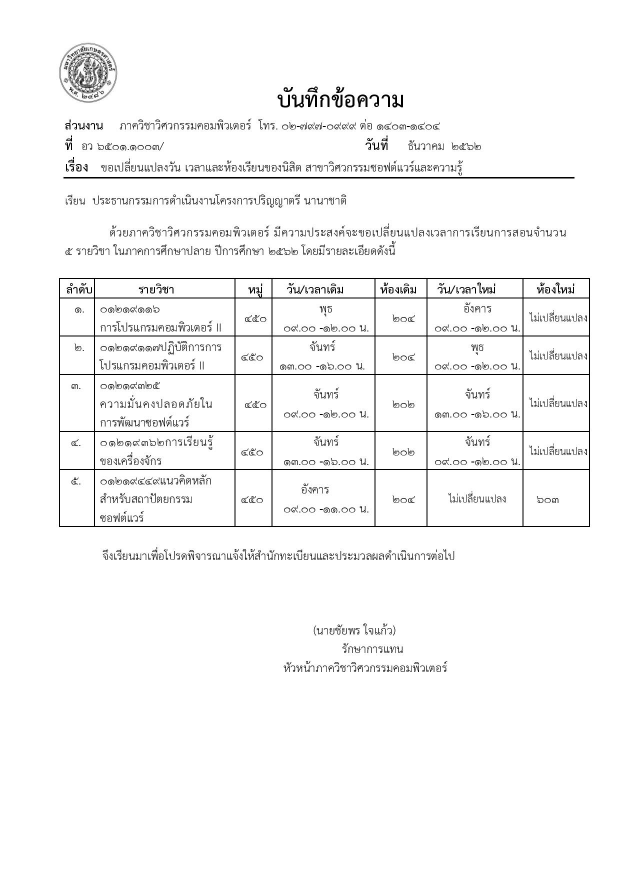
#> input picture massure/Doc/jpg/real01-01.jpg, 1240 x 1754 px (shown at 1/2 size); its folder holds only this picture in this run
$ python tesseract.py
#> lines starting #> are read from the running program, lines starting #| are printed output that depends on the picture; after the words box and inside, x2 and y2 are one past the last pixel; in counts of white or black regions, pixels touching at a corner belong together
#!/usr/bin/env python
# -*- coding: utf-8 -*-

import cv2
import pytesseract
import os

pytesseract.pytesseract.tesseract_cmd = 'C:\\Program Files\\Tesseract-OCR\\tesseract.exe'

def createFileList(myDir, format='.jpg'):
#> called with myDir = 'D:\\iris_project\\massure\\Doc\\jpg', format = '.jpg'
    fileList = []
    print(myDir)
    for root, dirs, files in os.walk(myDir, topdown=False):
        for name in files:
            if name.endswith(format):
                fullName = os.path.join(root, name)
                fileList.append(fullName)
    fileList.sort()
    return fileList

dir_path = 'D:\\iris_project\\massure\\Doc\\jpg'
fileList = createFileList(dir_path)
length = len(dir_path)
for files in fileList:
    print(files)
    name = files[length:]
    txtname = name[:-4]
    img = cv2.imread(files)
#> img is the input picture: shape (1754, 1240, 3); min 0, max 255, mean 246.4


    gray = cv2.cvtColor(img, cv2.COLOR_BGR2GRAY)

    ret, thresh1 = cv2.threshold(gray, 0, 255, cv2.THRESH_OTSU | cv2.THRESH_BINARY_INV)
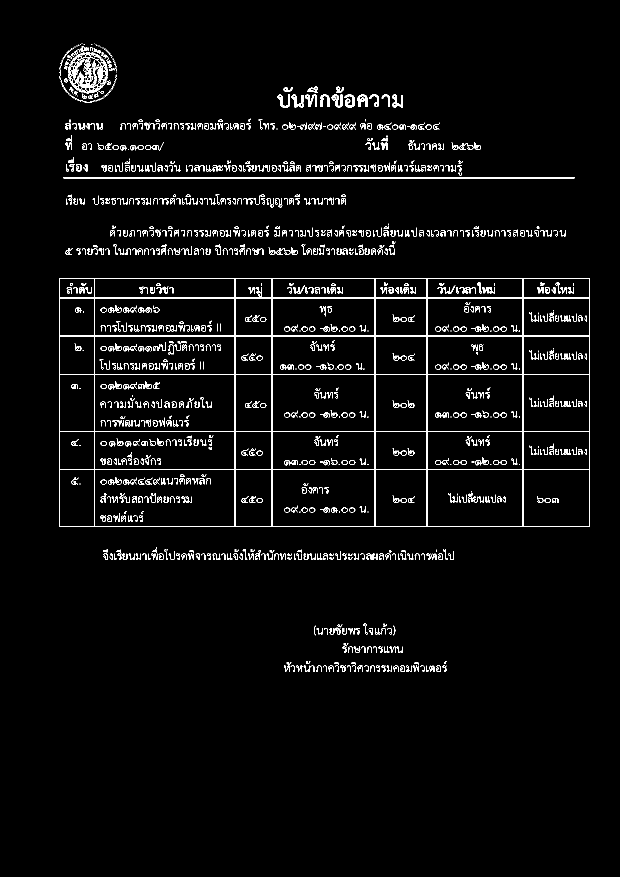
#> thresh1: shape (1754, 1240) (shown at 1/2 size); 3.5% white in thin lines or dots, all inside (x1, y1, x2, y2) = (118, 87, 1180, 1344)
#> ret = 147
    rect_kernel = cv2.getStructuringElement(cv2.MORPH_RECT, (80, 20))
    dilation = cv2.dilate(thresh1, rect_kernel, iterations = 1)
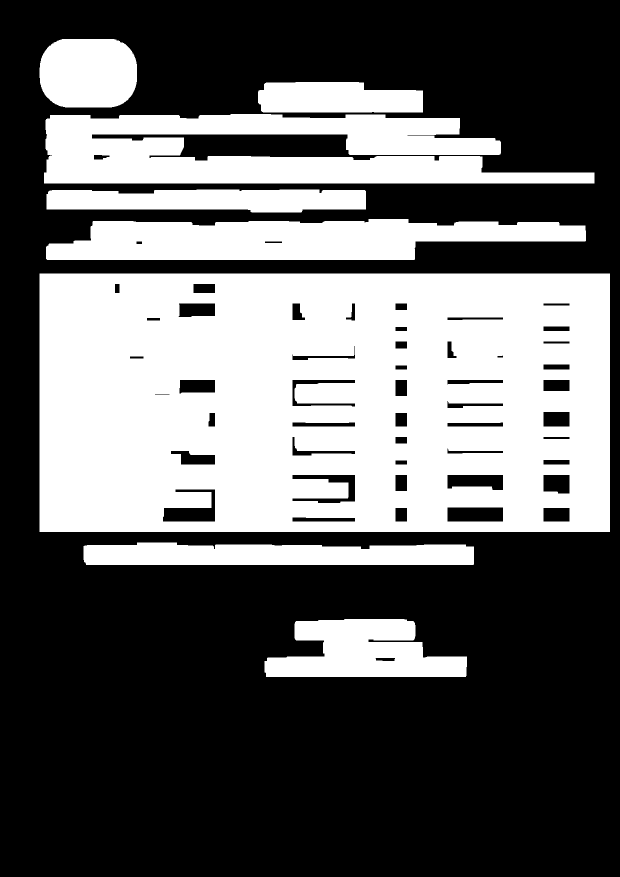
#> dilation: shape (1754, 1240) (shown at 1/2 size); 39% white; 8 white regions


    contours, hierarchy = cv2.findContours(dilation, cv2.RETR_EXTERNAL,cv2.CHAIN_APPROX_NONE)
#> contours = 8 contours; box (x1, y1, x2, y2) and area: (79, 547, 1220, 1064) 588240, (88, 228, 1189, 367) 101596, (92, 438, 1172, 520) 64287, (529, 1238, 934, 1354) 31771, (167, 1085, 948, 1130) 30368, (93, 379, 732, 425) 24342, (79, 78, 274, 215) 23524, (516, 164, 846, 225) 17456

    im2 = img.copy()

    file = open("D:\\iris_project\\massure\\Doc\\resultxt3\\{}.txt".format(txtname), "w+",encoding ="utf-8")
    file.write("")
    file.close()

    contours.reverse()

    custom_config = r'--oem 1 -l tha+eng --psm 6'

    for cnt in contours:
        area = cv2.contourArea(cnt)
        if area > 7880:
            x, y, w, h = cv2.boundingRect(cnt)

            rect = cv2.rectangle(im2, (x, y), (x + w, y + h), (0, 255, 0), 2)

            cropped = im2[y:y + h, x:x + w]

            file = open("D:\\iris_project\\massure\\Doc\\resultxt3\\{}.txt".format(txtname), "a",encoding ="utf-8")

#> (the run stopped early here; a loop or call above may not have finished)

$ run again, on massure/Doc/jpg/real01-05.jpg
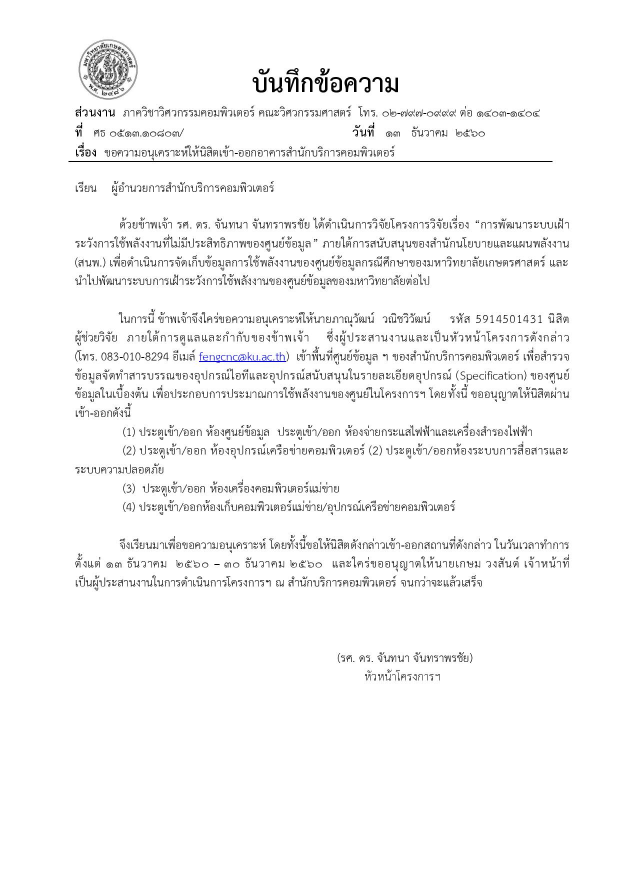
#> input picture massure/Doc/jpg/real01-05.jpg, 1240 x 1754 px (shown at 1/2 size)
#> img is the input picture: shape (1754, 1240, 3); mean B, G, R 246.5, 246.5, 246.5
#> `ret, thresh1 = cv2.threshold(gray, 0, 255, cv2.THRESH_OTSU | cv2.THRES..`:
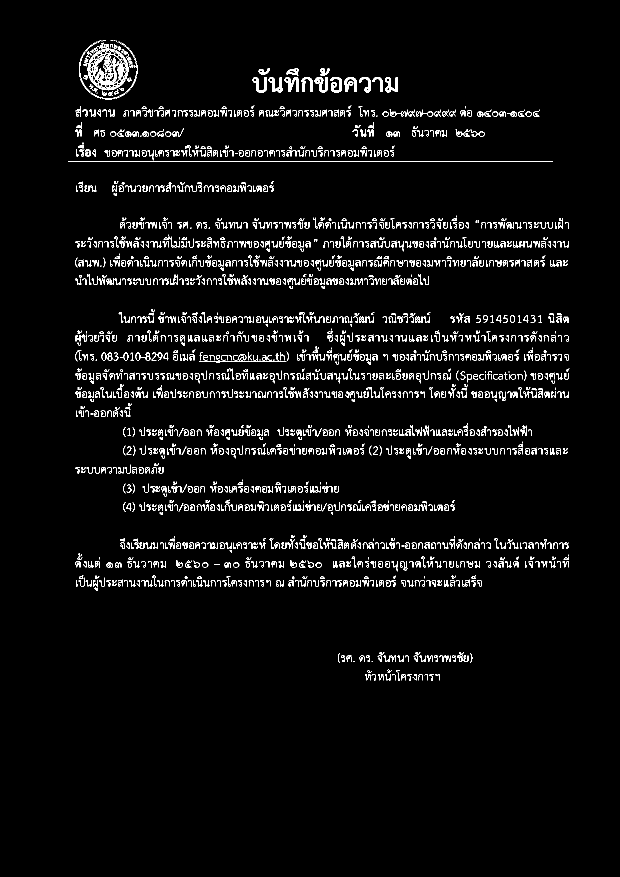
#> thresh1: shape (1754, 1240) (shown at 1/2 size); 3.7% white in thin lines or dots, all inside (x1, y1, x2, y2) = (137, 80, 1139, 1361)
#> ret = 157
#> dilation: shape (1754, 1240); 36.2% white; 7 white regions
#> contours = 7 contours; box (x1, y1, x2, y2) and area: (111, 609, 1179, 1040) 335545, (111, 422, 1178, 588) 147846, (98, 71, 1145, 334) 137745, (112, 1061, 1177, 1191) 112770, (466, 127, 836, 195) 21762, (637, 1295, 985, 1371) 21134, (113, 353, 588, 402) 18958

$ run again, on massure/Doc/jpg/real01-06.jpg
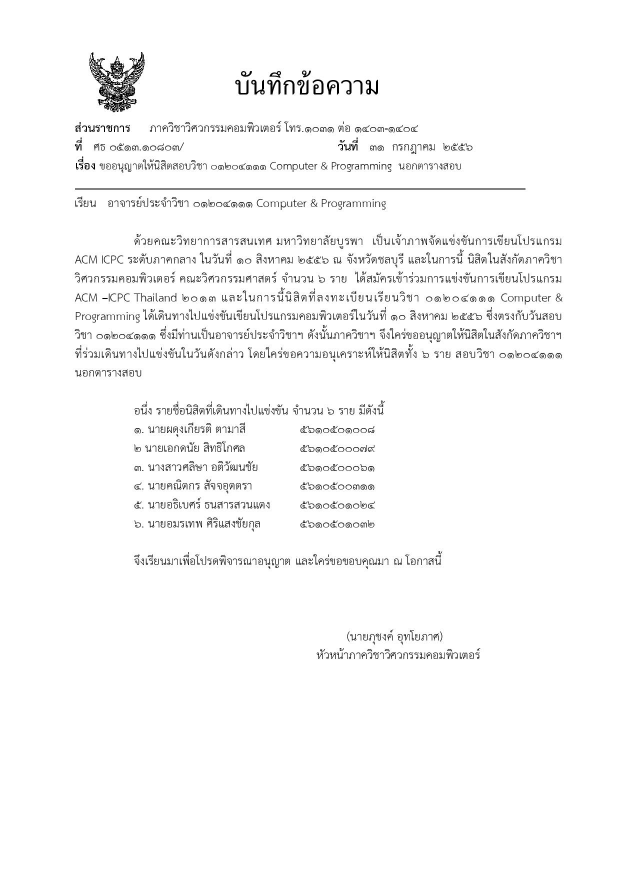
#> input picture massure/Doc/jpg/real01-06.jpg, 1240 x 1754 px (shown at 1/2 size)
#> img is the input picture: shape (1754, 1240, 3); min 0, max 255, mean 248.3
#> `ret, thresh1 = cv2.threshold(gray, 0, 255, cv2.THRESH_OTSU | cv2.THRES..`:
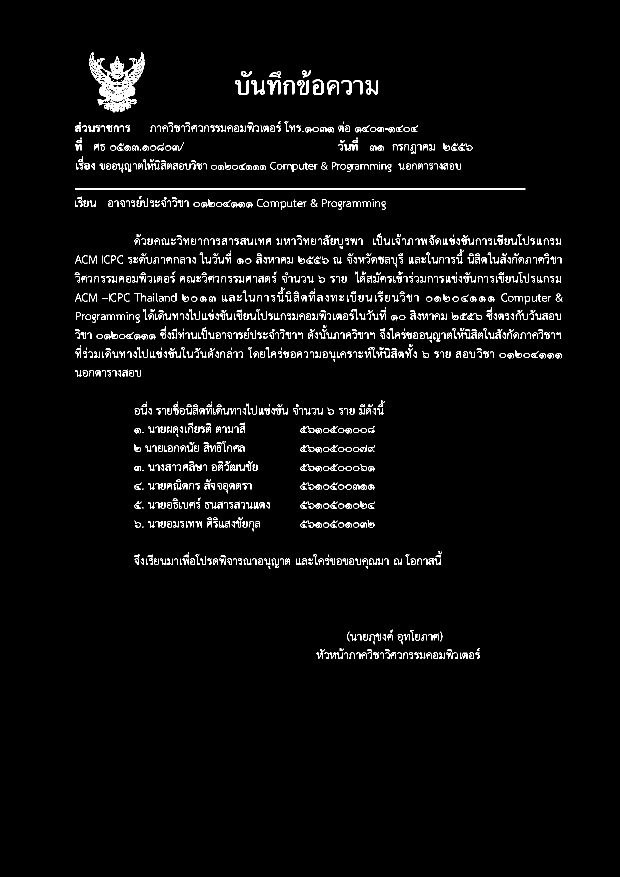
#> thresh1: shape (1754, 1240) (shown at 1/2 size); 2.9% white in thin lines or dots, all inside (x1, y1, x2, y2) = (149, 104, 1125, 1318)
#> ret = 155
#> dilation: shape (1754, 1240); 29.4% white; 13 white regions
#> contours = 13 contours; largest, box (x1, y1, x2, y2) and area: (110, 458, 1165, 734) 266676, (111, 95, 985, 356) 114804, (229, 792, 809, 1073) 97920, (111, 368, 1091, 430) 45346, (229, 1093, 924, 1148) 27993

$ run again, on massure/Doc/jpg/real01-07.jpg
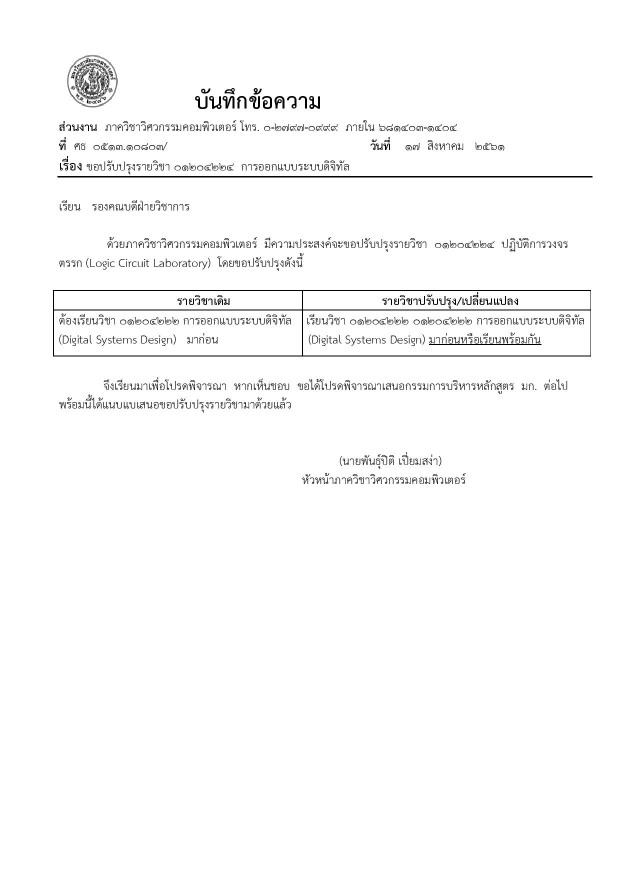
#> input picture massure/Doc/jpg/real01-07.jpg, 1240 x 1754 px (shown at 1/2 size)
#> img is the input picture: shape (1754, 1240, 3); min 0, max 255, mean 249.8
#> `ret, thresh1 = cv2.threshold(gray, 0, 255, cv2.THRESH_OTSU | cv2.THRES..`:
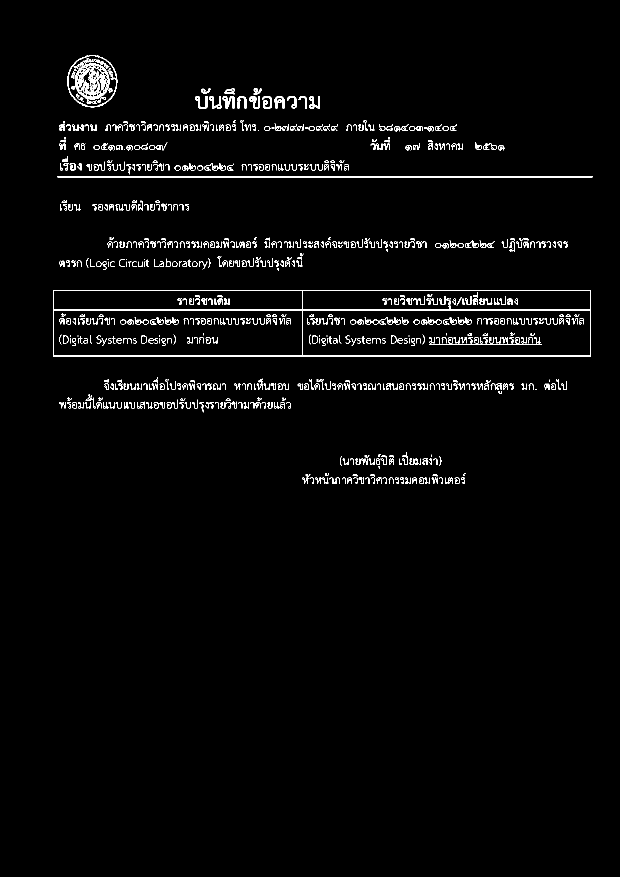
#> thresh1: shape (1754, 1240) (shown at 1/2 size); 2.2% white in thin lines or dots, all inside (x1, y1, x2, y2) = (106, 110, 1185, 968)
#> ret = 150
#> dilation: shape (1754, 1240); 21.1% white; 8 white regions
#> contours = 8 contours; box (x1, y1, x2, y2) and area: (67, 571, 1222, 723) 174254, (76, 231, 1225, 365) 96632, (80, 465, 1175, 552) 60186, (79, 745, 1174, 835) 59396, (565, 895, 972, 978) 26618, (96, 101, 276, 225) 19700, (351, 167, 680, 228) 17415, (81, 391, 418, 431) 12134

$ run again, on massure/Doc/jpg/real01-02.jpg
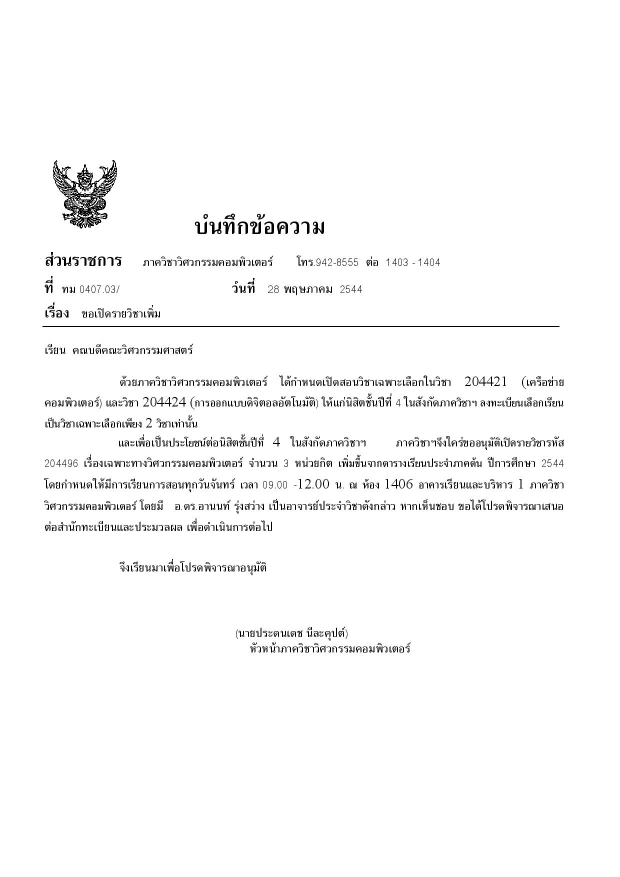
#> input picture massure/Doc/jpg/real01-02.jpg, 1240 x 1754 px (shown at 1/2 size)
#> img is the input picture: shape (1754, 1240, 3); min 0, max 255, mean 248.9
#> `ret, thresh1 = cv2.threshold(gray, 0, 255, cv2.THRESH_OTSU | cv2.THRES..`:
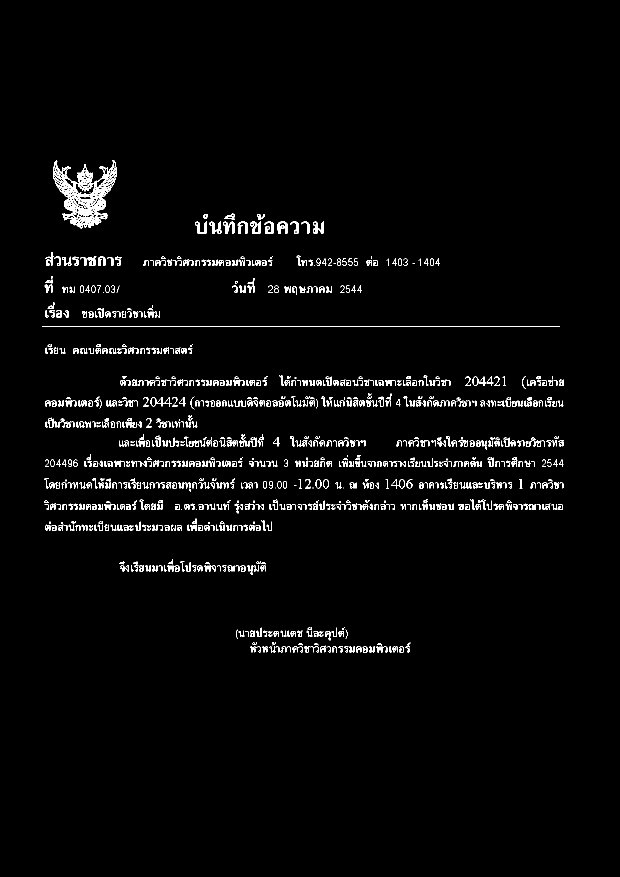
#> thresh1: shape (1754, 1240) (shown at 1/2 size); 2.5% white in thin lines or dots, all inside (x1, y1, x2, y2) = (85, 320, 1128, 1305)
#> ret = 142
#> dilation: shape (1754, 1240); 21.7% white; 10 white regions
#> contours = 10 contours; largest, box (x1, y1, x2, y2) and area: (51, 742, 1168, 944) 174592, (49, 947, 1167, 1072) 103694, (46, 543, 1159, 664) 43735, (52, 495, 920, 542) 32038, (67, 311, 274, 467) 27463
